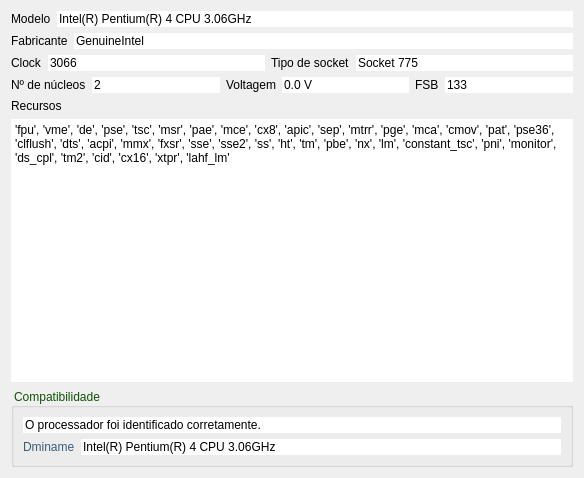
<?xml version="1.0" encoding="UTF-8"?>
<ui version="4.0">
 <class>processorFrame</class>
 <widget class="QFrame" name="processorFrame">
  <property name="geometry">
   <rect>
    <x>0</x>
    <y>0</y>
    <width>584</width>
    <height>478</height>
   </rect>
  </property>
  <property name="windowTitle">
   <string>Frame</string>
  </property>
  <property name="frameShape">
   <enum>QFrame::NoFrame</enum>
  </property>
  <property name="frameShadow">
   <enum>QFrame::Plain</enum>
  </property>
  <property name="lineWidth">
   <number>0</number>
  </property>
  <layout class="QVBoxLayout" name="frameVerticalLayout">
   <item>
    <layout class="QHBoxLayout" name="horizontalLayout">
     <property name="sizeConstraint">
      <enum>QLayout::SetDefaultConstraint</enum>
     </property>
     <item>
      <widget class="QLabel" name="modelLabel">
       <property name="text">
        <string>Modelo</string>
       </property>
      </widget>
     </item>
     <item>
      <widget class="QLineEdit" name="modelLineEdit">
       <property name="autoFillBackground">
        <bool>false</bool>
       </property>
       <property name="styleSheet">
        <string notr="true">background-image: url(:/ldc_white_bckg/ldc_white_bckg.png);
color: rgb(0, 0, 0);</string>
       </property>
       <property name="text">
        <string>Intel(R) Pentium(R) 4 CPU 3.06GHz</string>
       </property>
       <property name="frame">
        <bool>false</bool>
       </property>
       <property name="cursorPosition">
        <number>0</number>
       </property>
       <property name="readOnly">
        <bool>true</bool>
       </property>
      </widget>
     </item>
    </layout>
   </item>
   <item>
    <layout class="QHBoxLayout" name="horizontalLayout_2">
     <item>
      <widget class="QLabel" name="vendorLabel">
       <property name="text">
        <string>Fabricante</string>
       </property>
      </widget>
     </item>
     <item>
      <widget class="QLineEdit" name="vendorLineEdit">
       <property name="autoFillBackground">
        <bool>false</bool>
       </property>
       <property name="styleSheet">
        <string notr="true">background-image: url(:/ldc_white_bckg/ldc_white_bckg.png);
color: rgb(0, 0, 0);</string>
       </property>
       <property name="text">
        <string>GenuineIntel</string>
       </property>
       <property name="frame">
        <bool>false</bool>
       </property>
       <property name="cursorPosition">
        <number>0</number>
       </property>
       <property name="readOnly">
        <bool>true</bool>
       </property>
      </widget>
     </item>
    </layout>
   </item>
   <item>
    <layout class="QHBoxLayout" name="horizontalLayout_3">
     <item>
      <widget class="QLabel" name="clockLabel">
       <property name="text">
        <string>Clock</string>
       </property>
      </widget>
     </item>
     <item>
      <widget class="QLineEdit" name="clockLineEdit">
       <property name="autoFillBackground">
        <bool>false</bool>
       </property>
       <property name="styleSheet">
        <string notr="true">background-image: url(:/ldc_white_bckg/ldc_white_bckg.png);
color: rgb(0, 0, 0);</string>
       </property>
       <property name="text">
        <string>3066</string>
       </property>
       <property name="frame">
        <bool>false</bool>
       </property>
       <property name="cursorPosition">
        <number>0</number>
       </property>
       <property name="readOnly">
        <bool>true</bool>
       </property>
      </widget>
     </item>
     <item>
      <widget class="QLabel" name="typesSocketLabel">
       <property name="text">
        <string>Tipo de socket</string>
       </property>
      </widget>
     </item>
     <item>
      <widget class="QLineEdit" name="typeSocketLineEdit">
       <property name="autoFillBackground">
        <bool>false</bool>
       </property>
       <property name="styleSheet">
        <string notr="true">background-image: url(:/ldc_white_bckg/ldc_white_bckg.png);
color: rgb(0, 0, 0);</string>
       </property>
       <property name="text">
        <string>Socket 775</string>
       </property>
       <property name="frame">
        <bool>false</bool>
       </property>
       <property name="cursorPosition">
        <number>0</number>
       </property>
       <property name="readOnly">
        <bool>true</bool>
       </property>
      </widget>
     </item>
    </layout>
   </item>
   <item>
    <layout class="QHBoxLayout" name="horizontalLayout_5">
     <item>
      <widget class="QLabel" name="nCoresLabel">
       <property name="text">
        <string>Nº de núcleos</string>
       </property>
      </widget>
     </item>
     <item>
      <widget class="QLineEdit" name="nCoresLineEdit">
       <property name="styleSheet">
        <string notr="true">background-image: url(:/ldc_white_bckg/ldc_white_bckg.png);
color: rgb(0, 0, 0);</string>
       </property>
       <property name="text">
        <string>2</string>
       </property>
       <property name="frame">
        <bool>false</bool>
       </property>
       <property name="cursorPosition">
        <number>0</number>
       </property>
       <property name="readOnly">
        <bool>true</bool>
       </property>
      </widget>
     </item>
     <item>
      <widget class="QLabel" name="voltageLabel">
       <property name="text">
        <string>Voltagem</string>
       </property>
      </widget>
     </item>
     <item>
      <widget class="QLineEdit" name="voltageLineEdit">
       <property name="styleSheet">
        <string notr="true">background-image: url(:/ldc_white_bckg/ldc_white_bckg.png);
color: rgb(0, 0, 0);</string>
       </property>
       <property name="text">
        <string>0.0 V</string>
       </property>
       <property name="frame">
        <bool>false</bool>
       </property>
       <property name="cursorPosition">
        <number>0</number>
       </property>
       <property name="readOnly">
        <bool>true</bool>
       </property>
      </widget>
     </item>
     <item>
      <widget class="QLabel" name="fsbLabel">
       <property name="text">
        <string>FSB</string>
       </property>
      </widget>
     </item>
     <item>
      <widget class="QLineEdit" name="fsbLineEdit">
       <property name="styleSheet">
        <string notr="true">background-image: url(:/ldc_white_bckg/ldc_white_bckg.png);
color: rgb(0, 0, 0);</string>
       </property>
       <property name="text">
        <string>133</string>
       </property>
       <property name="frame">
        <bool>false</bool>
       </property>
       <property name="cursorPosition">
        <number>0</number>
       </property>
       <property name="readOnly">
        <bool>true</bool>
       </property>
      </widget>
     </item>
    </layout>
   </item>
   <item>
    <layout class="QVBoxLayout" name="verticalLayout_2">
     <item>
      <widget class="QLabel" name="featuresLabel">
       <property name="text">
        <string>Recursos</string>
       </property>
      </widget>
     </item>
     <item>
      <widget class="QTextEdit" name="featuresTextEdit">
       <property name="styleSheet">
        <string notr="true">background-image: url(:/ldc_white_bckg/ldc_white_bckg.png);
color: rgb(0, 0, 0);</string>
       </property>
       <property name="frameShape">
        <enum>QFrame::NoFrame</enum>
       </property>
       <property name="frameShadow">
        <enum>QFrame::Plain</enum>
       </property>
       <property name="lineWidth">
        <number>1</number>
       </property>
       <property name="html">
        <string>&lt;!DOCTYPE HTML PUBLIC &quot;-//W3C//DTD HTML 4.0//EN&quot; &quot;http://www.w3.org/TR/REC-html40/strict.dtd&quot;&gt;
&lt;html&gt;&lt;head&gt;&lt;meta name=&quot;qrichtext&quot; content=&quot;1&quot; /&gt;&lt;style type=&quot;text/css&quot;&gt;
p, li { white-space: pre-wrap; }
&lt;/style&gt;&lt;/head&gt;&lt;body style=&quot; font-family:'Sans'; font-size:10pt; font-weight:400; font-style:normal;&quot;&gt;
&lt;p style=&quot; margin-top:0px; margin-bottom:0px; margin-left:0px; margin-right:0px; -qt-block-indent:0; text-indent:0px;&quot;&gt;&lt;span style=&quot; font-family:'Sans Serif'; font-size:9pt;&quot;&gt;'fpu', 'vme', 'de', 'pse', 'tsc', 'msr', 'pae', 'mce', 'cx8', 'apic', 'sep', 'mtrr', 'pge', 'mca', 'cmov', 'pat', 'pse36', 'clflush', 'dts', 'acpi', 'mmx', 'fxsr', 'sse', 'sse2', 'ss', 'ht', 'tm', 'pbe', 'nx', 'lm', 'constant_tsc', 'pni', 'monitor', 'ds_cpl', 'tm2', 'cid', 'cx16', 'xtpr', 'lahf_lm'&lt;/span&gt;&lt;/p&gt;&lt;/body&gt;&lt;/html&gt;</string>
       </property>
      </widget>
     </item>
    </layout>
   </item>
   <item>
    <widget class="QGroupBox" name="compatGroupBox">
     <property name="sizePolicy">
      <sizepolicy hsizetype="Preferred" vsizetype="Preferred">
       <horstretch>0</horstretch>
       <verstretch>0</verstretch>
      </sizepolicy>
     </property>
     <property name="styleSheet">
      <string notr="true">color: rgb(15, 82, 2);</string>
     </property>
     <property name="title">
      <string>Compatibilidade</string>
     </property>
     <layout class="QVBoxLayout" name="verticalLayout">
      <item>
       <widget class="QLineEdit" name="compatMsgLineEdit">
        <property name="styleSheet">
         <string notr="true">background-image: url(:/ldc_white_bckg/ldc_white_bckg.png);
color: rgb(0, 0, 0);</string>
        </property>
        <property name="text">
         <string>O processador foi identificado corretamente.</string>
        </property>
        <property name="frame">
         <bool>false</bool>
        </property>
        <property name="cursorPosition">
         <number>0</number>
        </property>
        <property name="readOnly">
         <bool>true</bool>
        </property>
       </widget>
      </item>
      <item>
       <layout class="QHBoxLayout" name="horizontalLayout_4">
        <item>
         <widget class="QLabel" name="diagLabel">
          <property name="styleSheet">
           <string notr="true">color: rgb(57, 93, 118);</string>
          </property>
          <property name="text">
           <string>Dminame</string>
          </property>
         </widget>
        </item>
        <item>
         <widget class="QLineEdit" name="diagMsgLineEdit">
          <property name="styleSheet">
           <string notr="true">background-image: url(:/ldc_white_bckg/ldc_white_bckg.png);
color: rgb(0, 0, 0);</string>
          </property>
          <property name="text">
           <string>Intel(R) Pentium(R) 4 CPU 3.06GHz</string>
          </property>
          <property name="frame">
           <bool>false</bool>
          </property>
          <property name="cursorPosition">
           <number>0</number>
          </property>
          <property name="readOnly">
           <bool>true</bool>
          </property>
         </widget>
        </item>
       </layout>
      </item>
     </layout>
    </widget>
   </item>
  </layout>
 </widget>
 <resources>
  <include location="../../gui/resources/ldc_resources.qrc"/>
 </resources>
 <connections/>
</ui>
